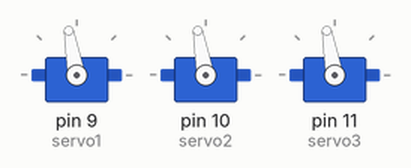
A sketch run on a simulated Arduino Uno, built with avr-gcc and run on an emulated ATmega328P. On the bench: 3 × servo. What the sketch prints to the serial monitor is not drawn.

Above: at 0.05 s.
At 1.95 s:
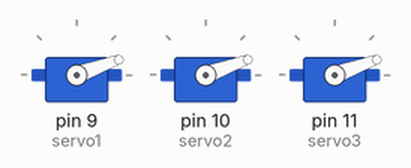
Timing chart, 0 to 4.6 s (numbered marks = the images above):
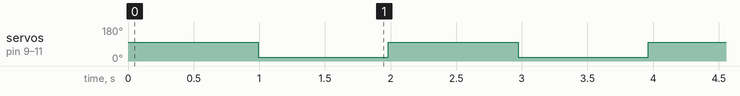

The sketch:

2_1_servoKontrol.ino
```cpp
#include <Arduino_FreeRTOS.h>
#include <Servo.h>
Servo servo1;
Servo servo2;
Servo servo3;
//void vTaskFunction(void *pvParameters);
static const char *pcTextForTask1="Task1 çalıştı";
static const char *pcTextForTask2="Task2 çalıştı";

void setup() {
  // put your setup code here, to run once:

  xTaskCreate(
    vTaskFunction
    , "task 1"
    , 128
    ,(void*)pcTextForTask1
    ,1
    ,NULL);

  // put your setup code here, to run once:
  xTaskCreate(
    vTaskFunction
    , "task 2"
    , 128
    ,(void*)pcTextForTask2
    ,2
    ,NULL);
    servo1.attach(9);
    servo2.attach(10);
    servo3.attach(11);

}

void loop() {
  // put your main code here, to run repeatedly:

}
void vTaskFunction(void *pvParameters)
{
  char *pcTaskName;
  Serial.begin(9600);
  pcTaskName=(void *)pvParameters;
  for(;;)
  {
    Serial.println(pcTaskName);
    servo1.write(100);
    servo2.write(100);
    servo3.write(100);
   vTaskDelay(1000/ portTICK_PERIOD_MS);
   servo1.write(20);
   servo2.write(20);
   servo3.write(20);
   vTaskDelay(1000/ portTICK_PERIOD_MS);
  }
}
```

Measured:
- by itself, servo on pin 9 (servo1), servo on pin 10 (servo2), servo on pin 11 (servo3): alternates 100° for 0.99 s and 20° for 0.99 s
